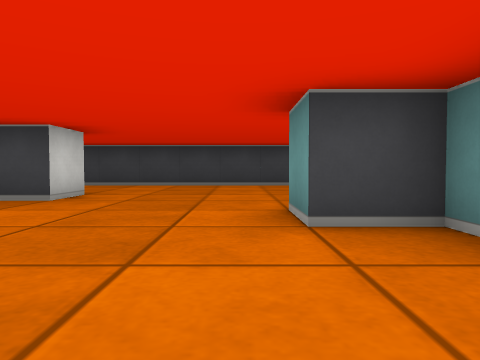
[1] (above)

23 first-person views from a walk through a cub3D maze. The camera is about half as high as the walls, tilts 2° down and sees 70° across. The floor is counted in squares. Each view is taken from the middle of a square. On the plan, view 1 faces up. The plan holds only what a view shows up to about 9 squares ahead; the rest is blank.

[2]
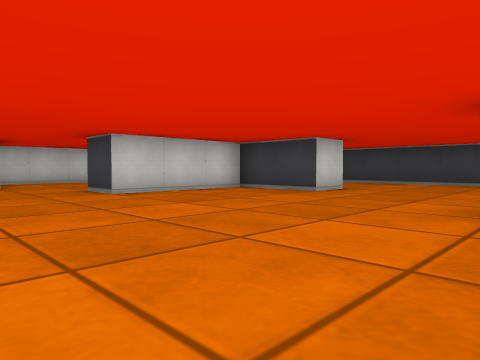

[3]
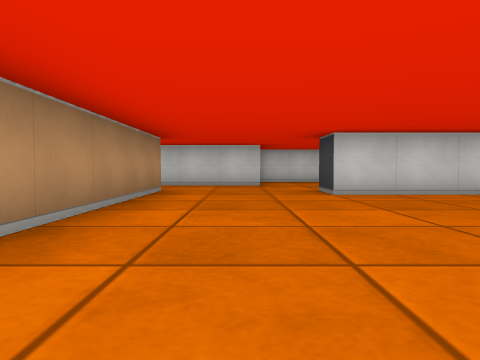

[4]
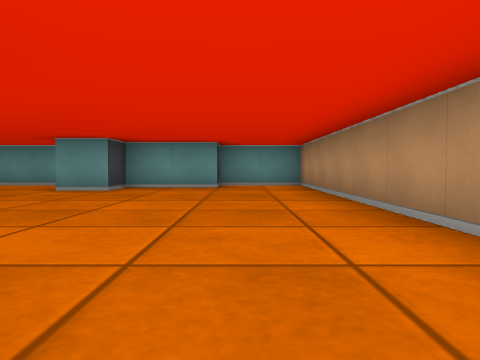

[5]
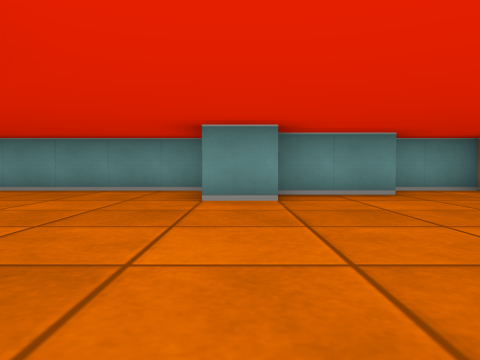

[6]
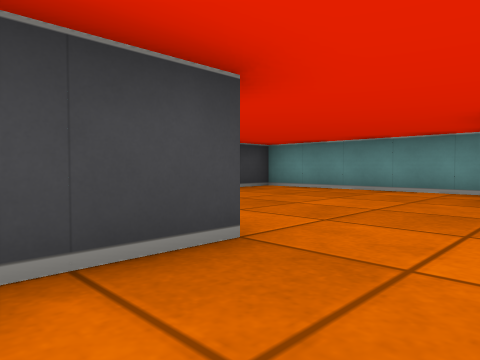

[7]
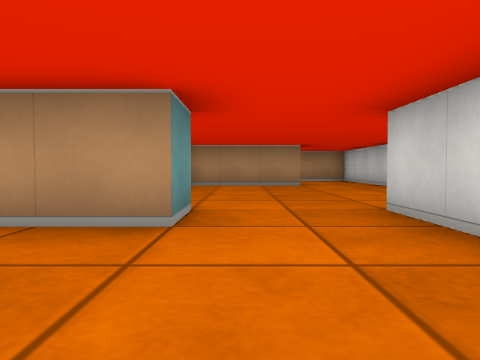

[8]
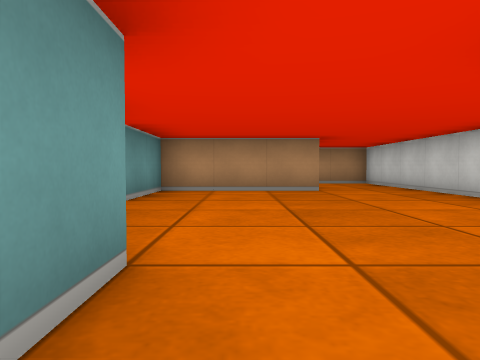

[9]
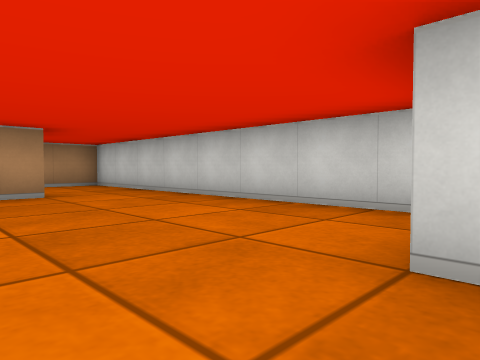

[10]
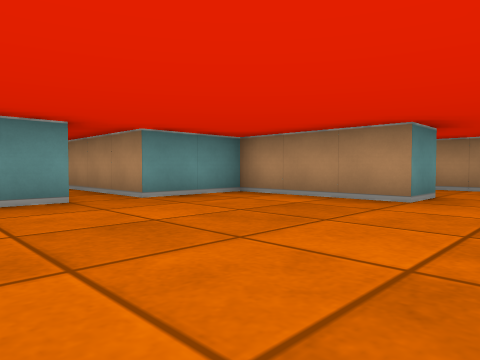

[11]
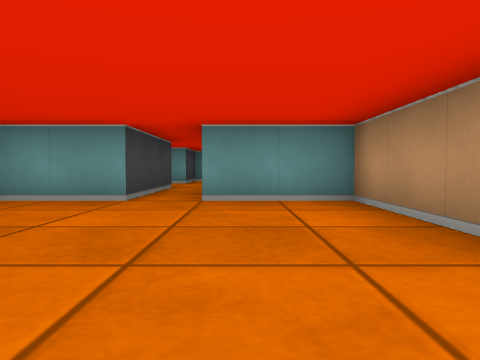

[12]
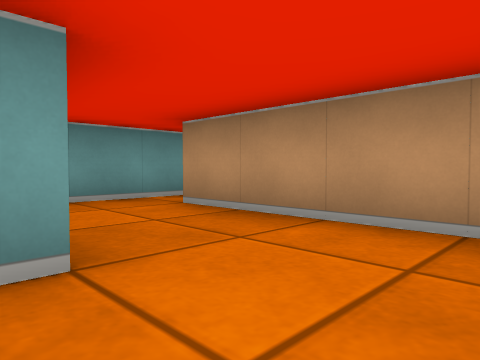

[13]
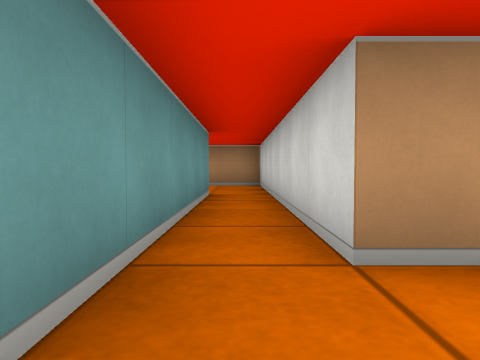

[14]
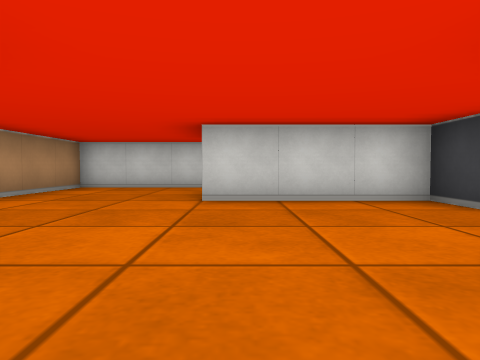

[15]
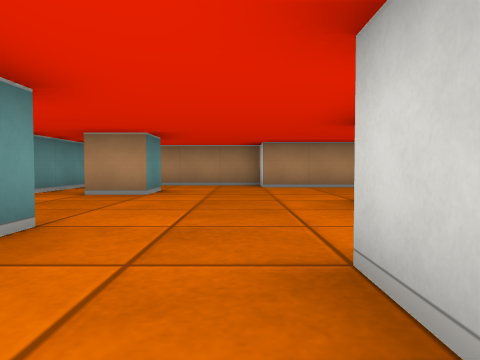

[16]
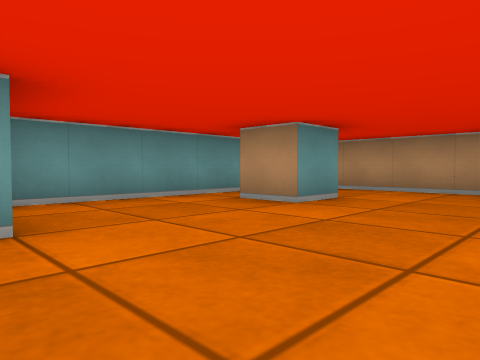

[17]
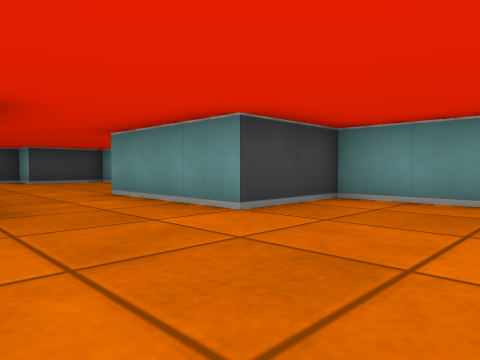

[18]
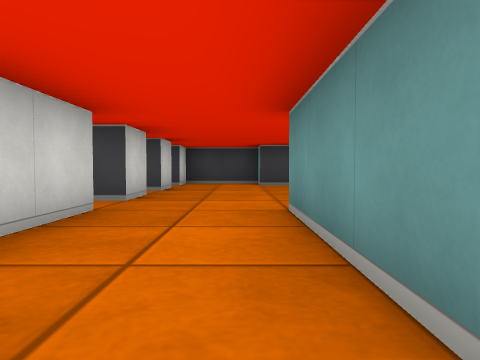

[19]
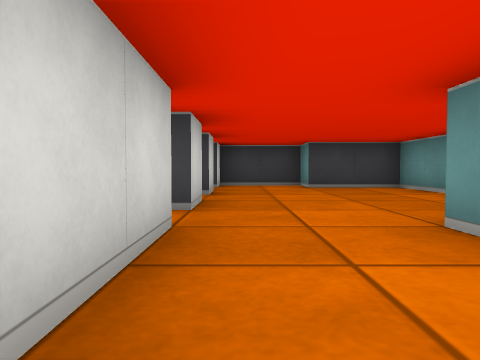

[20]
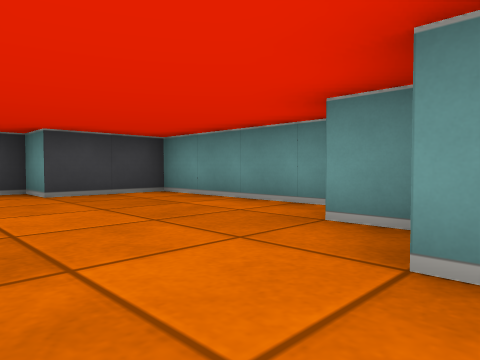

[21]
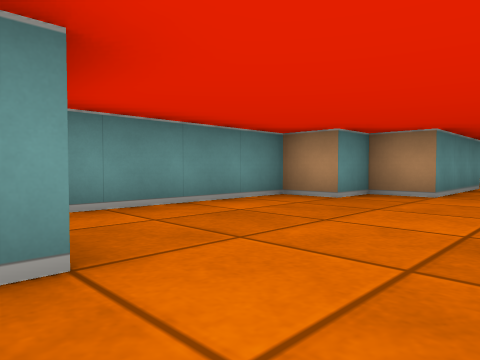

[22]
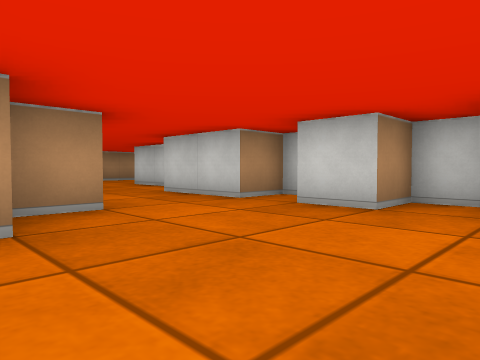

[23]
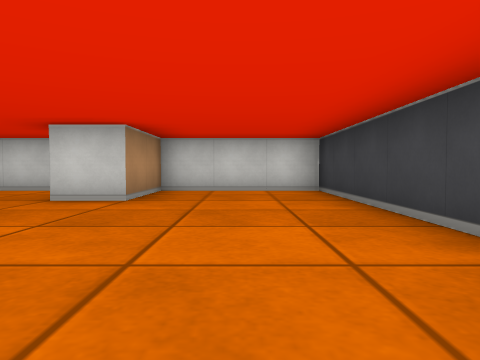

### Floor plan
Points are (right, up) in squares from view 1. A wall is a line through its corners. A room is listed if a view was taken in it or the views show most of it. See-through windows are left out.
Room 1 (views 1, 2, 3, 4, 5, 6, 7, 8, 23)
walls: (2.5, 3.6) (2.5, 8.5) (-4.5, 8.5) (-4.5, 5.5) (-2.5, 5.5) (-2.5, 4.5) (-4.5, 4.5) (-4.5, 1.5) (-5.5, 1.5); (-5.5, -1.5) (2.5, -1.5) (2.5, 0.5) (1.5, 0.5) (1.5, 2.5) (0.5, 2.5) (0.5, 3.5); (-7.5, 0.6) (-7.5, -1.5)
ways out: opening at (-6.5, -2) to room 2; opening at (-6.5, 1.5)
Room 2 (views 9, 10, 11)
walls: (-7.5, -7.5) (-4.5, -7.5) (-4.5, -5.5) (-1.5, -5.5); (-5.5, -2.5) (-5.5, -1.5); (-9.5, -3.1) (-9.5, -7.5); (-7.5, -1.5) (-7.5, -2.5); (-1.5, -4.5) (-4.5, -4.5) (-4.5, -2.8)
ways out: opening at (-6.5, -2) to room 1; opening at (-8.5, -8) to room 3; opening at (-2, -5) to room 5
Room 3 (view 12)
walls: (-7.5, -8.6) (-7.5, -7.5); (-9.5, -7.5) (-9.5, -10.5) (-5.5, -10.5)
ways out: opening at (-8.5, -8) to room 2; opening at (-6.5, -9.5) to room 4
Room 4 (views 13, 14, 15, 16, 17, 18, 19, 20)
walls: (0.5, -16.5) (0.5, -15.5) (1.5, -15.5); (-4.5, -14.5) (-4.5, -9.5); (-2.5, -9.5) (-1.5, -9.5) (-1.5, -11.5) (-2.5, -11.5) (-2.5, -14.5); (2.5, -17.8) (2.5, -12.5) (0.5, -12.5) (0.5, -9.5); (-1.5, -8.5) (-2, -8.5); (-5.5, -10.5) (-5.5, -17.5) (-1.5, -17.5) (-1.5, -18.5) (1.6, -18.5)
ways out: opening at (-6.5, -9.5) to room 3; opening at (-0.5, -9.5) to room 5
Room 5 (views 21, 22)
walls: (-1.5, -5.5) (-1.5, -6.5); (-2.5, -6.8) (-2.5, -7.5) (-1.5, -7.5) (-1.5, -8.5); (0.5, -9.5) (1.5, -9.5) (1.5, -8.5) (2.5, -8.5) (2.5, -4.5) (0.5, -4.5) (0.5, -3.5) (-1.5, -3.5) (-1.5, -4.5)
ways out: opening at (-2, -5) to room 2; opening at (-0.5, -9.5) to room 4

Positions as (right, up) in squares from view 1, and headings:
1: (0, 0), facing up
2: (1, -1), facing up-left
3: (1, 0), facing left
4: (-6, 0), facing right
5: (-4, 3), facing right
6: (-4, 3), facing up-right
7: (-6, 1), facing down
8: (-6, -1), facing down
9: (-6, -2), facing down-left
10: (-9, -3), facing down-right
11: (-9, -6), facing right
12: (-9, -8), facing down-right
13: (-5, -9), facing down
14: (2, -14), facing left
15: (-1, -10), facing down
16: (-2, -12), facing down-right
17: (-2, -15), facing up-right
18: (0, -13), facing up
19: (-1, -12), facing up
20: (-1, -10), facing up-right
21: (-1, -4), facing down-right
22: (2, -6), facing down-left
23: (2, 7), facing left
